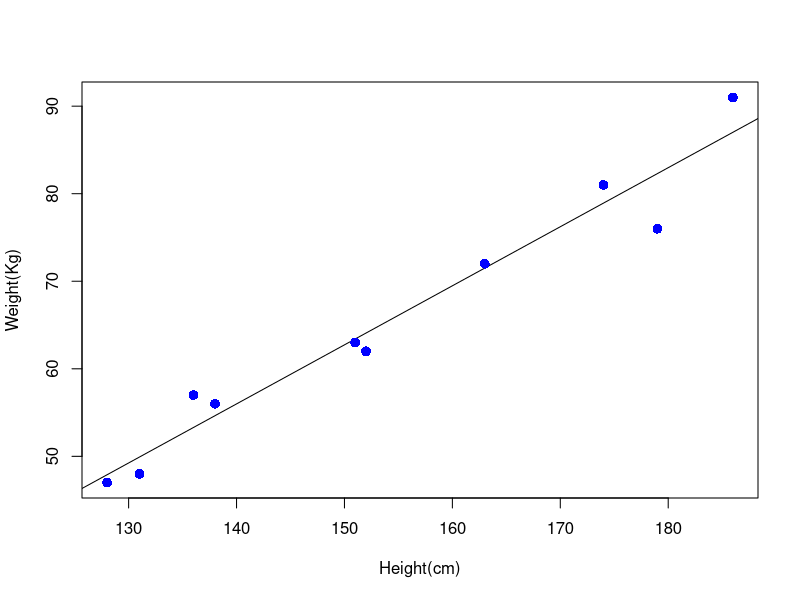
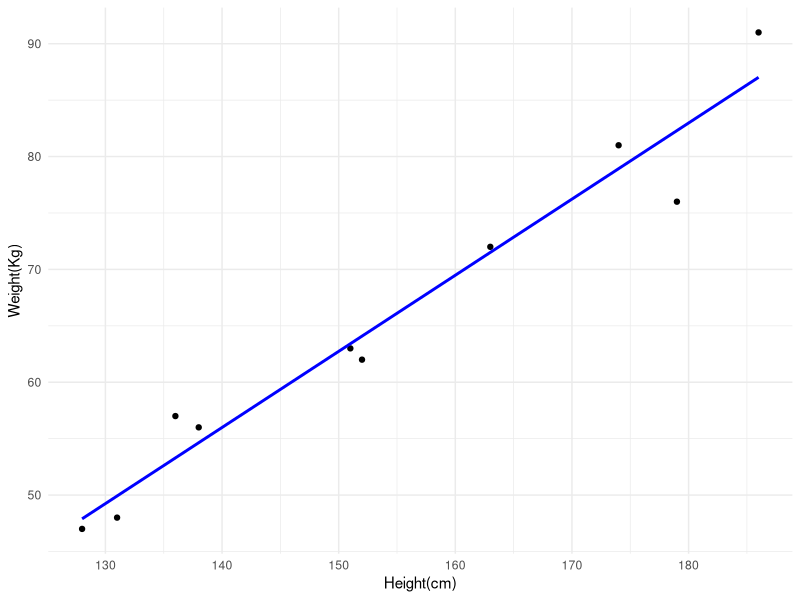

Recreate these plots in R, in order.
## ---- chunk 1
#| echo: false
#| warning: false

# gives us ggplot2, dplyr, readr, tibble etc
if(!require("tidyverse"))
  install.packages("tidyverse")
library(tidyverse)
## ---- chunk 2
#| label: fig-linear_regression_inbuilt
#| fig-cap: Weight vs Height Linear Regression Model (using plot)
#| fig-width: 8
#| fig-cap-location: top
#| fig-align: center

height <- c(151, 174, 138, 186, 128, 136, 179, 163, 152, 131)  #weight
weight <- c(63, 81, 56, 91, 47, 57, 76, 72, 62, 48) #height

# Apply the lm() function.
relation <- lm(weight~height)

plot(height,weight,col = "blue",
     abline(lm(weight~height)),cex = 1.3,pch = 16,
     xlab = "Height(cm)", ylab = "Weight(Kg)")

# print statistics
print(summary(relation))

## ---- chunk 3
#| label: fig-linear_regression_ggplot
#| fig-cap: Weight vs Height Linear Regression Model (using ggplot)
#| fig-width: 8
#| fig-cap-location: top
#| fig-align: center

# convert to a dataframe to use ggplot()
data <- data.frame(
  height <- c(151, 174, 138, 186, 128, 136, 179, 163, 152, 131),
  weight <- c(63, 81, 56, 91, 47, 57, 76, 72, 62, 48)
)

# Run linear regression
model <- lm(weight~height, data = data)

# View the summary of the model
summary(model)

#using ggplot
p <- ggplot(data, aes(x = height, y = weight)) +
  geom_point() +
  labs(
    x = "Height(cm)",
    y = "Weight(Kg)"
  ) +
  theme_minimal()

# Add the linear regression line
p + geom_smooth(method = "lm", se = FALSE, color = "blue")

